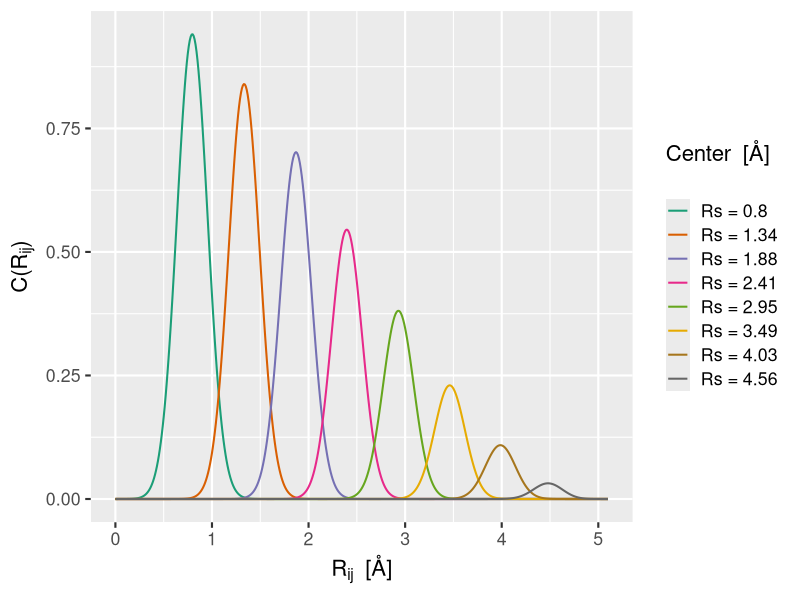

Source code (R): (Note: this script raises an error after producing the figure.)
library(tidyverse)
library(data.table)
library(RColorBrewer)
library(gridExtra)

######################################
## Plot cutoff and contribution fns ##
######################################

cutoff_fn_ANI <- function(x, Rc) {
  return(0.5*cos(pi*(x/Rc)) + 0.5)
}

radial_ANI <- function(x, Rc, Eta, Rs) {
  return(exp(-Eta*(x - Rs)^2)*cutoff_fn_ANI(x, Rc))
}


RcR = 5.1 # Radial cutoff
EtaR = 19.7 # Radial decay
RsR_vec = c(0.80, 1.34, 1.88, 2.41,
            2.95, 3.49, 4.03, 4.56) # Radial shift


R <- seq(0, RcR, 0.01)
Data <- data.frame(R)
for(RsR in RsR_vec) {
  newcolname <- paste0("Rs = ", RsR) 
  Data[[newcolname]] <- radial_ANI(R, RcR, EtaR, RsR)
}

data_long <- melt(as.data.table(Data), id.vars = 'R')
colnames(data_long) <- c('R', 'Center', 'value')
custom.col <- c("#FFDB6D", "#C4961A", "#F4EDCA", 
                "#D16103", "#C3D7A4", "#52854C", "#4E84C4", "#293352")

ggplot(data_long, aes(x = R, y = value, color = Center)) +
  geom_line(size = 0.7) +
  scale_color_brewer(palette = "Dark2") +
  ylab(expression('C(R'['ij']*')')) +
  xlab(expression('R'['ij']*'  [Å]')) +
  labs(color = "Center  [Å]\n") +
  theme_grey(base_size = 16)

expression('exp[-'*eta*'(R'['ij']*' - '*'R'['s']*')'^2*']f'['c']*'(R'['ij']*')')
plot(x, radial_ANI(x, RcR, EtaR, RsR_vec[1]), type = 'l', col = 'blue')
